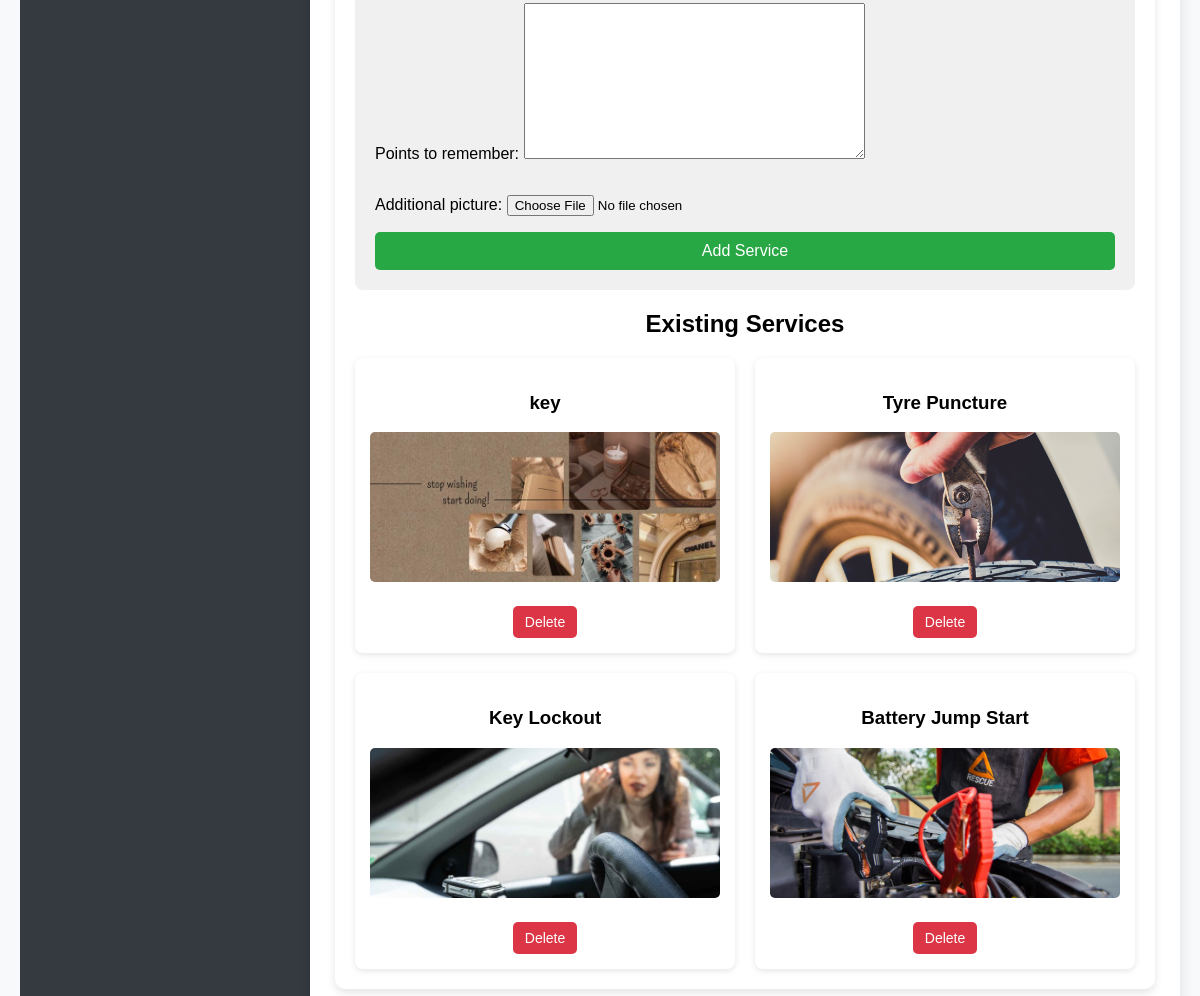
Page /manage-services/ (signed in, lower part) on the earlier database version.
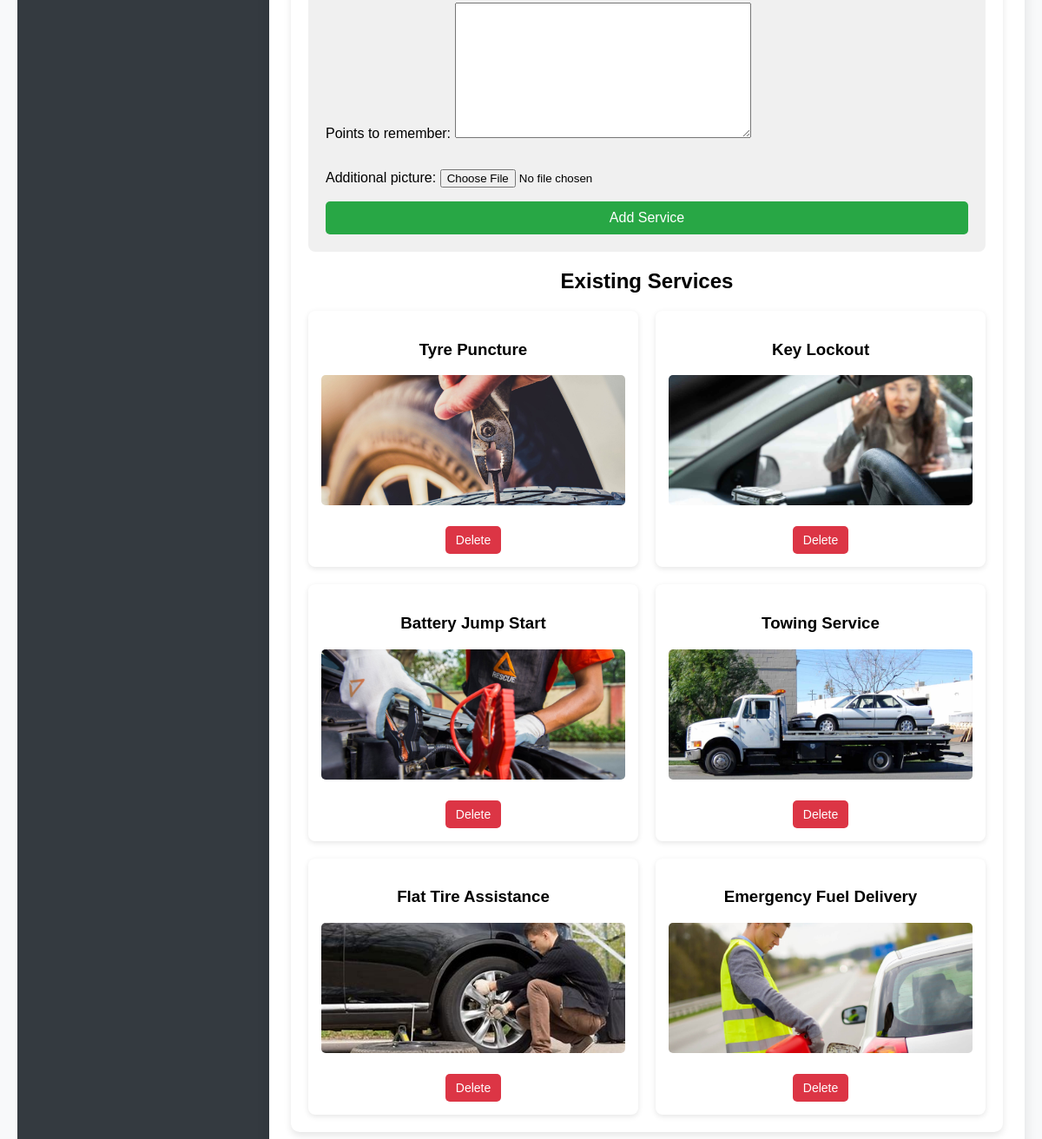
Same page on the later database version.
### Home/models.py (models this page shows, shortened)
class ServiceProvided(models.Model):
    name = models.CharField(max_length=255)
    picture = models.ImageField(upload_to='services/')  # Main picture
    short_description = models.TextField()
    long_description = models.TextField()
    points_to_remember = models.TextField()
    additional_picture = models.ImageField(upload_to='services/', blank=True, null=True)  # Additional Picture

### Home/views.py (the view, shortened to what this page needs)
# urls.py: path('manage-services/', views.manage_service, name='manage_service'),
@login_required
def manage_service(request):
    form = ServiceProvidedForm()  # Ensure form is always initialized
    services = ServiceProvided.objects.all()
    return render(request, 'manage_service.html', {'form': form, 'services': services})

### Home/forms.py
class ServiceProvidedForm(forms.ModelForm):
    class Meta:
        model = ServiceProvided
        fields = ['name', 'picture', 'short_description', 'long_description', 'points_to_remember', 'additional_picture']

### templates/manage_service.html (shortened to what this page needs)
{% extends 'base_admin.html' %}
{% block content %}
<!DOCTYPE html>
<html lang="en">
<head>
</head>
<body style="font-family: Arial, sans-serif; background-color: #f8f9fa; margin: 0; padding: 20px;">
    <div style="max-width: 900px; margin: 0 auto; background: #fff; padding: 20px; border-radius: 10px; box-shadow: 0px 4px 8px rgba(0, 0, 0, 0.1);">
        <div style="background: #f0f0f0; padding: 20px; border-radius: 8px; margin-bottom: 20px;">
            <form method="post" enctype="multipart/form-data" style="display: flex; flex-direction: column;">
                {{ form.as_p }}
                <button type="submit" style="background: #28a745; color: white; padding: 10px 15px; border: none; cursor: pointer; font-size: 16px; border-radius: 5px; transition: 0.3s;">
                    Add Service
                </button>
            </form>
        </div>
        <h2 style="text-align: center; margin: 20px 0;">Existing Services</h2>
        <div style="display: grid; grid-template-columns: repeat(auto-fit, minmax(250px, 1fr)); gap: 20px;">
            {% for service in services %}
                <div style="background: white; padding: 15px; border-radius: 8px; box-shadow: 0px 2px 6px rgba(0, 0, 0, 0.1); text-align: center; transition: 0.3s;">
                    <h3>{{ service.name }}</h3>
                    <img src="{{ service.picture.url }}" alt="Service Image" style="width: 100%; height: 150px; object-fit: cover; border-radius: 5px; margin-bottom: 10px;">
                    <form method="post" style="margin-top: 10px;" onsubmit="return confirmDelete();">
                        <button type="submit" name="delete" style="background: #dc3545; color: white; padding: 8px 12px; border: none; cursor: pointer; font-size: 14px; border-radius: 5px; transition: 0.3s;">
                            Delete
                        </button>
                    </form>
                </div>
            {% empty %}
                <p style="text-align: center; font-size: 16px; color: gray; margin-top: 20px;">No services available.</p>
            {% endfor %}
        </div>
    </div>
</body>
</html>
{% endblock %}

Differences in the rows shown:
removed ServiceProvided: name "key", picture (picture)
added ServiceProvided: name "Towing Service", picture (picture)
added ServiceProvided: name "Flat Tire Assistance", picture (picture)
added ServiceProvided: name "Emergency Fuel Delivery", picture (picture)
